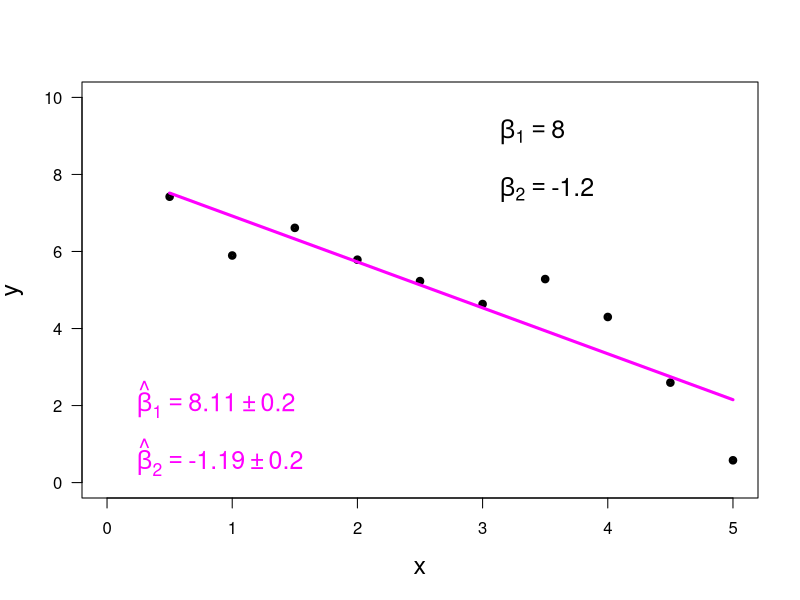

The R script that drew this image:
print('file: SLRBayesian.R')
print(date())
# purpose: 
# created by: Dieter.Wolf-Gladrow@awi.de 
#    8/2024 version 1.0
# ---------------------------------------------------------
print('Simple linear regression: Bayesian approach (8/2024)')
print('based on Zellner (1971)')
# generate & plot artificial data & mean values (with respect to y)
  beta1 = 8; beta2 = -1.2 # true intercept & slope
  sigma = 1               # true standard deviation of normal noise
# ----------- generate data (begin)
# on purpose: small sample size in order to recognize differences
#    of marginal posterior distributions (for intercepts, slope,
#    noise level) from normal distributions.
  set.seed(1953)                    # set seed for random number generators
  x = seq(0.5,5,0.5); n = length(x) # non-stochastic (uncertainty = 0)
  y = beta1+beta2*x+sigma*rnorm(n)  # additive normal noise
  print(c(n,'sample size n'))
  # ----------- generate data (end)
  # ----------- prepare data (matrix -> array) & apply lm()
  out1 = lm(y ~ x)   # use tilde sign to relate response (y) 
  #    to predictor (x)
  out2 = summary(out1)     # summary gives more information, especially the uncertainties
  b1 = out2$coefficients[1];  print(c(round(b1,4),'intercept b1 (estimate)'))
  b2 = out2$coefficients[2];   print(c(round(b2,4),'slope b2 (estimate)'))
  ub1 = out2$coefficients[3]; print(c(round(ub1,4),'intercept uncertainty ub1 (estimate)'))
  ub2 = out2$coefficients[4];  print(c(round(ub2,4),'slope uncertainty ub2 (estimate)'))
  # rounding (for text in plot):
  b1r = round(b1,2); b2r = round(b2,2); 
  ub1r = round(ub2,2); ub2r = round(ub2,2); 
  # --------------------------- plot:
  sflag = 1
  if (sflag == 1) {
    # png('SLRsmallEstimates240831.png',width=16,height=16,units='cm',res=300)
    plot(x,y,type='p',lwd=4,col='black',cex=0.6,ylim=c(0,10),
         xlim=c(0,max(x)),xlab='x',ylab='y',las=1,cex.lab=1.5)
    xp = c(min(x),max(x))
    yp = out1$coefficients[1]+out1$coefficients[2]*xp
    lines(xp,yp,col='magenta',lwd=3)
    xt = 0.1   # x-position for text
    text(xt,2,bquote(~hat(beta)[1] == .(b1r) %+-% .(ub1r)),col='magenta',cex=1.5,pos=4)
    text(xt,0.5,bquote(~hat(beta)[2] == .(b2r) %+-% .(ub2r)),col='magenta',cex=1.5,pos=4)
    xt = 3
    text(xt,9,bquote(~beta[1] == .(beta1)),col='black',cex=1.5,pos=4)
    text(xt,7.5,bquote(~beta[2] == .(beta2)),col='black',cex=1.5,pos=4)
    # dev.off()
  }
  sigmaEst = out2$sigma 
  print(c(round(sigmaEst,4),'sigmaEst')) # 0.8931
  print(' ---------------------------------------------------')
  print('Marginal posterior pdfs for intercept: Eq. 3.11')
  dx = 0.001
  beta1Arr = seq(5,11,dx)
  nu = out2$df[2]; print(c(nu,'degrees of freedom nu'))
  xmean = mean(x)
  p1 = (nu+sum((x-xmean)^2)/(sigmaEst^2*sum(x^2)/n)*
          (beta1Arr-b1)^2)^(-(nu+1)/2)
  qnorm = sum(p1)*dx
  p1 = p1/qnorm # normalize to 1
  sflag = 0
  if (sflag == 2) {
    # png('SLRmarginalPostInterceptS240831.png',width=16,height=12,units='cm',res=300)
    plot(beta1Arr,p1,type='l',lwd=3,col='blue',xlab=NA,ylab=NA,
         las=1,cex=0.4)
    title(xlab=TeX('Intercept $\\beta_1$'),line=2.5)
    title(ylab=TeX('Marginal posterior for $\\beta_1$'),line=2.5)
    # dev.off()
  }
  print(' ---------------------------------------------------')
  print('Marginal posterior pdfs for slope: Eq. 3.12')
  beta2Arr = seq(-2,0,dx)
  p2 = (nu+sum((x-xmean)^2)/sigmaEst^2*
          (beta2Arr-b2)^2)^(-(nu+1)/2)
  qnorm2 = sum(p2)*dx
  p2 = p2/qnorm2 # normalize to 1
  sflag = 0
  if (sflag == 3) {
    # png('SLRmarginalPostSlopeS240831.png',width=16,height=12,units='cm',res=300)
    plot(beta2Arr,p2,type='l',lwd=3,col='blue',xlab=NA,ylab=NA,
         las=1,cex=0.4)
    title(xlab=TeX('Slope $\\beta_2$'),line=2.5)
    title(ylab=TeX('Marginal posterior for $\\beta_2$'),line=2.5)
    # dev.off()
  }
  print(' ---------------------------------------------------')
  print('Marginal posterior for sigma: Eq. (A.37b)')
  sr = round(sigmaEst,4) # estimate of sigma (from flag == 52)
  sigma = seq(0.4,2,0.001)
  p = 2/gamma(nu/2)*(nu*sigmaEst^2/2)^(nu/2)*
    exp(-nu*sigmaEst^2/(2*sigma^2))/sigma^(nu+1)
  sflag = 0
  if (sflag == 4) {
    # png('SLRmZellner71EqAd37bx2408.png',width=16,height=12,units='cm',res=300)
    plot(sigma,p,type='l',lwd=3,col='blue',xlab=NA,
         ylab=NA,las=1,cex=0.4)
    title(xlab=TeX('$\\sigma$'),line=2.5)
    title(ylab=TeX('Marginal posterior for $\\sigma$'),line=2.5)
    text(0.7,0.6,bquote(~nu == .(nu)),col='blue',cex=1.5,pos=4)
    text(0.7,0.1,bquote(~s == .(sr)),col='black',cex=1.5,pos=4)
    # dev.off()
  }
